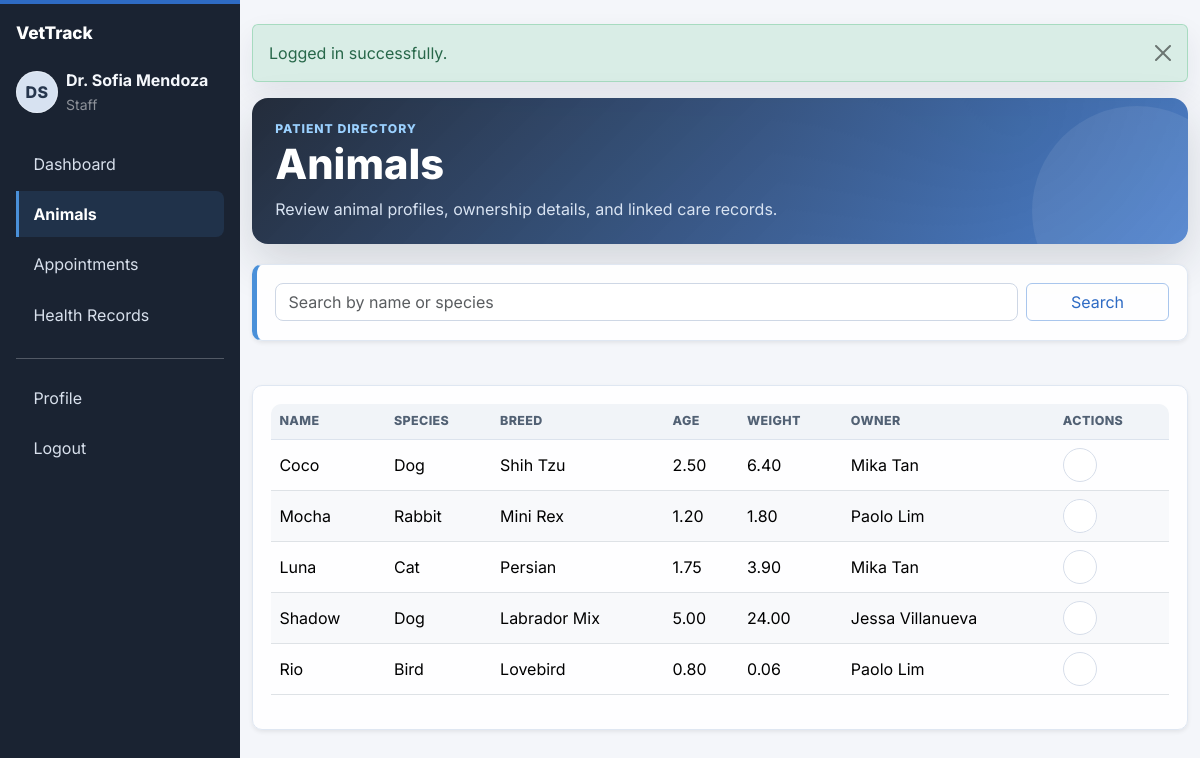
Screenshot of /pages/animals.php (signed in) with the database file from the repository.
### tables this page shows
CREATE TABLE animals (
    id INT UNSIGNED AUTO_INCREMENT PRIMARY KEY,
    owner_id INT UNSIGNED NOT NULL,
    name VARCHAR(100) NOT NULL,
    species VARCHAR(100) NOT NULL DEFAULT 'other',
    breed VARCHAR(100) DEFAULT NULL,
    age DECIMAL(5,2) DEFAULT NULL,
    weight DECIMAL(6,2) DEFAULT NULL,
    created_at TIMESTAMP DEFAULT CURRENT_TIMESTAMP,
    CONSTRAINT fk_animals_owner
        FOREIGN KEY (owner_id)
        REFERENCES owners(id)
        ON DELETE CASCADE
        ON UPDATE CASCADE
);

CREATE TABLE users (
    id INT UNSIGNED AUTO_INCREMENT PRIMARY KEY,
    name VARCHAR(100) NOT NULL,
    email VARCHAR(150) NOT NULL UNIQUE,
    password VARCHAR(255) NOT NULL,
    role ENUM('admin','staff','owner') NOT NULL DEFAULT 'owner',
    created_at TIMESTAMP DEFAULT CURRENT_TIMESTAMP
);

### includes/functions.php (called while the page is built, shortened)
<?php
function app_url($path = '')
{
    return BASE_URL . ltrim((string) $path, '/');
}

### pages/animals.php (the view, shortened to what this page needs)
<?php
require_once __DIR__ . '/../config/db.php';
require_once __DIR__ . '/../includes/functions.php';
$role = $_SESSION['role'] ?? '';
$userId = (int) ($_SESSION['user_id'] ?? 0);
$search = trim($_GET['search'] ?? '');
$params = [];
if ($role === 'owner') {
    $ownerStmt = $pdo->prepare('SELECT id FROM owners WHERE user_id = :user_id LIMIT 1');
    $ownerStmt->execute(['user_id' => $userId]);
    $owner = $ownerStmt->fetch();
    $ownerId = $owner ? (int) $owner['id'] : 0;
    $sql = 'SELECT animals.*, users.name AS owner_name
            FROM animals
            INNER JOIN owners ON animals.owner_id = owners.id
            INNER JOIN users ON owners.user_id = users.id
            WHERE animals.owner_id = :owner_id';
    $params['owner_id'] = $ownerId;
} else {
    $sql = 'SELECT animals.*, users.name AS owner_name
            FROM animals
            INNER JOIN owners ON animals.owner_id = owners.id
            INNER JOIN users ON owners.user_id = users.id
            WHERE 1 = 1';
}
$sql .= ' ORDER BY animals.created_at DESC';
$stmt = $pdo->prepare($sql);
$stmt->execute($params);
$animals = $stmt->fetchAll();
include __DIR__ . '/../includes/header.php';
?>
<div class="entity-page">
    <section class="entity-hero">
        <div>
            <div class="entity-kicker">
                <?php echo htmlspecialchars('Patient Directory', ENT_QUOTES, 'UTF-8'); ?>
            </div>
            <h1 class="entity-title">
                <?php echo htmlspecialchars($role === 'owner' ? 'My Animals' : 'Animals', ENT_QUOTES, 'UTF-8'); ?>
            </h1>
            <p class="entity-subtitle">
                <?php echo htmlspecialchars('Review animal profiles, ownership details, and linked care records.', ENT_QUOTES, 'UTF-8'); ?>
            </p>
        </div>
    </section>
<div class="filter-card card shadow-sm mb-4">
    <div class="card-body">
        <form method="get" action="<?php echo htmlspecialchars(app_url('pages/animals.php'), ENT_QUOTES, 'UTF-8'); ?>" class="row g-2">
            <div class="col-md-10">
                <input type="text" name="search" class="form-control"
                       placeholder="<?php echo htmlspecialchars('Search by name or species', ENT_QUOTES, 'UTF-8'); ?>"
                       value="<?php echo htmlspecialchars($search, ENT_QUOTES, 'UTF-8'); ?>">
            </div>
            <div class="col-md-2 d-grid">
                <button type="submit" class="btn btn-outline-primary">
                    <?php echo htmlspecialchars('Search', ENT_QUOTES, 'UTF-8'); ?>
                </button>
            </div>
        </form>
    </div>
</div>
<div class="entity-table-card card shadow-sm">
    <div class="card-body">
        <?php if (empty($animals)): ?>
            <p class="empty-state text-muted mb-0">
                <?php echo htmlspecialchars('No animal records found.', ENT_QUOTES, 'UTF-8'); ?>
            </p>
        <?php else: ?>
            <div class="table-responsive">
                <table class="table table-hover align-middle">
                    <thead>
                    <tr>
                        <th><?php echo htmlspecialchars('Name', ENT_QUOTES, 'UTF-8'); ?></th>
                        <th><?php echo htmlspecialchars('Species', ENT_QUOTES, 'UTF-8'); ?></th>
                        <th><?php echo htmlspecialchars('Breed', ENT_QUOTES, 'UTF-8'); ?></th>
                        <th><?php echo htmlspecialchars('Age', ENT_QUOTES, 'UTF-8'); ?></th>
                        <th><?php echo htmlspecialchars('Weight', ENT_QUOTES, 'UTF-8'); ?></th>
                        <th><?php echo htmlspecialchars('Owner', ENT_QUOTES, 'UTF-8'); ?></th>
                        <th><?php echo htmlspecialchars('Actions', ENT_QUOTES, 'UTF-8'); ?></th>
                    </tr>
                    </thead>
                    <tbody>
                    <?php foreach ($animals as $animal): ?>
                        <tr>
                            <td><?php echo htmlspecialchars($animal['name'], ENT_QUOTES, 'UTF-8'); ?></td>
                            <td><?php echo htmlspecialchars(ucfirst($animal['species']), ENT_QUOTES, 'UTF-8'); ?></td>
                            <td><?php echo htmlspecialchars($animal['breed'], ENT_QUOTES, 'UTF-8'); ?></td>
                            <td><?php echo htmlspecialchars($animal['age'], ENT_QUOTES, 'UTF-8'); ?></td>
                            <td><?php echo htmlspecialchars($animal['weight'], ENT_QUOTES, 'UTF-8'); ?></td>
                            <td><?php echo htmlspecialchars($animal['owner_name'], ENT_QUOTES, 'UTF-8'); ?></td>
                            <td>
                                <div class="table-actions">
                                    <a href="<?php echo htmlspecialchars(app_url('pages/health_records.php?animal_id=' . $animal['id']), ENT_QUOTES, 'UTF-8'); ?>"
                                       class="btn-icon"
                                       title="<?php echo htmlspecialchars('View health records', ENT_QUOTES, 'UTF-8'); ?>"
                                       aria-label="<?php echo htmlspecialchars('View health records', ENT_QUOTES, 'UTF-8'); ?>">
                                    </a>
                                </div>
                            </td>
                        </tr>
                    <?php endforeach; ?>
                    </tbody>
                </table>
            </div>
        <?php endif; ?>
    </div>
</div>
</div>
<?php include __DIR__ . '/../includes/footer.php'; ?>

### assets/css/style.css (style rules this page uses)
:root { --vet-primary: #2e6bc4; --vet-primary-dark: #1a4fa0; --vet-accent: #4A90D9; --vet-danger: #E53E3E; --vet-sidebar: #1a2332; --vet-bg: #f4f6fa; --vet-text: #253044; --vet-muted: #6b778c; --vet-card-shadow: 0 2px 8px rgba(0, 0, 0, 0.06); }
body { background-color: var(--vet-bg); color: var(--vet-text); font-family: "Inter", system-ui, -apple-system, BlinkMacSystemFont, "Segoe UI", sans-serif; }
.btn-outline-primary { color: var(--vet-primary); border-color: #a9c6ed; }
.card { border: 0; border-radius: 10px; box-shadow: var(--vet-card-shadow); }
.table { --bs-table-bg: transparent; }
.table thead th { color: #526174; background-color: #f1f4f8; border-bottom: 1px solid #dce3ed; font-size: 0.78rem; font-weight: 800; letter-spacing: 0.03em; text-transform: uppercase; }
.table tbody tr:nth-child(even) { background-color: #f8f9fb; }
.table tbody tr { transition: background-color 0.14s ease; }
.table-actions { display: flex; align-items: center; flex-wrap: wrap; gap: 0.35rem; }
.btn-icon { width: 34px; height: 34px; display: inline-flex; align-items: center; justify-content: center; padding: 0; border-radius: 50%; border: 1px solid #d7deea; background-color: #ffffff; color: #526174; transition: background-color 0.14s ease, border-color 0.14s ease, color 0.14s ease; }
.form-control, .form-select { border-color: #ced7e5; border-radius: 8px; }
.entity-page { display: grid; gap: 1.25rem; }
.entity-hero { position: relative; overflow: hidden; display: flex; align-items: center; justify-content: space-between; gap: 1.5rem; padding: 1.35rem 1.45rem; border-radius: 16px; background: linear-gradient(135deg, rgba(26, 35, 50, 0.96), rgba(46, 107, 196, 0.84)), radial-gradient(circle at 82% 18%, rgba(155, 209, 255, 0.3), transparent 32%); color: #ffffff; box-shadow: 0 18px 46px rgba(26, 35, 50, 0.16); }
.entity-hero::after { content: ""; position: absolute; right: -54px; bottom: -72px; width: 210px; height: 210px; border-radius: 50%; background: rgba(255, 255, 255, 0.08); }
.entity-hero > * { position: relative; z-index: 1; }
.entity-kicker { margin-bottom: 0.35rem; color: #9bd1ff; font-size: 0.76rem; font-weight: 800; letter-spacing: 0.08em; text-transform: uppercase; }
.entity-title { margin: 0; color: #ffffff; font-size: clamp(1.8rem, 4vw, 2.6rem); font-weight: 800; line-height: 1.05; }
.entity-subtitle { max-width: 720px; margin: 0.55rem 0 0; color: #d8e3f2; line-height: 1.65; }
.filter-card, .entity-table-card, .form-card, .profile-card { border: 1px solid #dfe7f2; background: rgba(255, 255, 255, 0.94); }
.filter-card .card-body, .entity-table-card .card-body, .form-card .card-body, .profile-card .card-body { padding: 1.15rem; }
.filter-card { border-left: 5px solid var(--vet-accent); }
.entity-table-card { overflow: hidden; }
.entity-table-card .table-responsive { border-radius: 10px; }

### rows the page displays
animals: name "Coco", species "Dog", breed "Shih Tzu", age "2.50", weight "6.40", users.name "Mika Tan"
animals: name "Mocha", species "Rabbit", breed "Mini Rex", age "1.20", weight "1.80", users.name "Paolo Lim"
animals: name "Luna", species "Cat", breed "Persian", age "1.75", weight "3.90", users.name "Mika Tan"
animals: name "Shadow", species "Dog", breed "Labrador Mix", age "5.00", weight "24.00", users.name "Jessa Villanueva"
animals: name "Rio", species "Bird", breed "Lovebird", age "0.80", weight "0.06", users.name "Paolo Lim"

### other values shown
get_initials($userName) "DS"
$userName "Dr. Sofia Mendoza"
$userRole "Staff"
$link['label'] "Dashboard"
$link['label'] "Animals"
$link['label'] "Appointments"
$link['label'] "Health Records"
$message "Logged in successfully."
$role === 'owner' ? 'My Animals' : 'Animals' "Animals"
